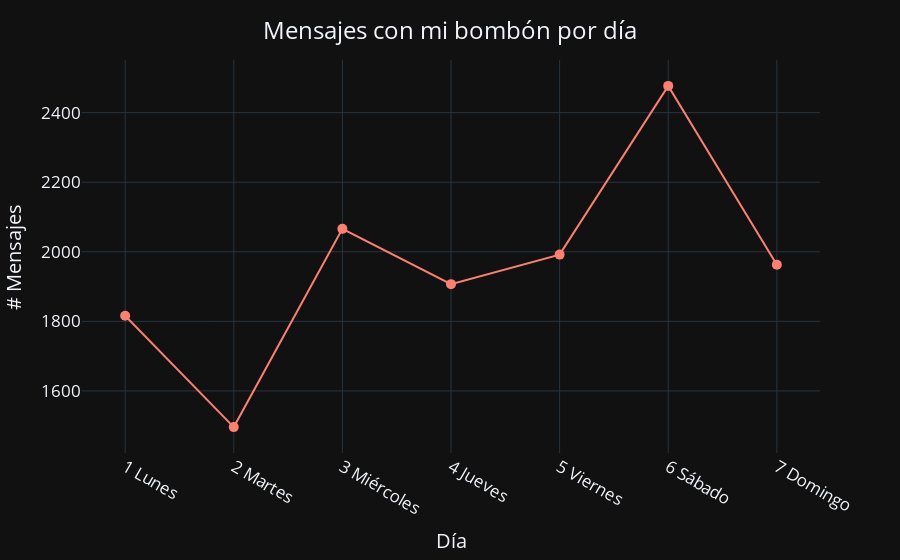

Source (notebook cell):
### Code cell
#(NO LO SOPORTA VISUAL STUDIO CODE)

# Crear una columna de 1 para realizar el conteo de mensajes
df['# Mensajes por día'] = 1

# Sumar (contar) los mensajes que tengan la misma fecha
date_df = df.groupby('DiaSemana').count().reset_index()


# Plotear la cantidad de mensajes respecto del tiempo
fig = px.line(date_df, x='DiaSemana', y='# Mensajes por día', color_discrete_sequence=['salmon'], template='plotly_dark')

# Ajustar el gráfico
fig.update_layout(
    title={'text': 'Mensajes con mi bombón por día', 'y':0.96, 'x':0.5, 'xanchor': 'center'},
    font=dict(size=17))
fig.update_traces(mode='markers+lines', marker=dict(size=10))
fig.update_xaxes(title_text='Día', tickangle=30)
fig.update_yaxes(title_text='# Mensajes')

#fig.show()

### Figure 1 — Plotly figure (JSON) as saved in the notebook; plotly's stock layout.template omitted (floating-point values rounded to 4 significant figures)
{"data": [{"hovertemplate": "DiaSemana=%{x}<br># Mensajes por día=%{y}<extra></extra>", "legendgroup": "", "line": {"color": "salmon", "dash": "solid"}, "marker": {"size": 10, "symbol": "circle"}, "mode": "markers+lines", "name": "", "orientation": "v", "showlegend": false, "type": "scatter", "x": ["1 Lunes", "2 Martes", "3 Miércoles", "4 Jueves", "5 Viernes", "6 Sábado", "7 Domingo"], "xaxis": "x", "y": [1816, 1496, 2066, 1907, 1992, 2477, 1963], "yaxis": "y"}], "layout": {"font": {"size": 17}, "legend": {"tracegroupgap": 0}, "margin": {"t": 60}, "title": {"text": "Mensajes con mi bombón por día", "x": 0.5, "xanchor": "center", "y": 0.96}, "xaxis": {"anchor": "y", "domain": [0, 1], "tickangle": 30, "title": {"text": "Día"}}, "yaxis": {"anchor": "x", "domain": [0, 1], "title": {"text": "# Mensajes"}}}}
